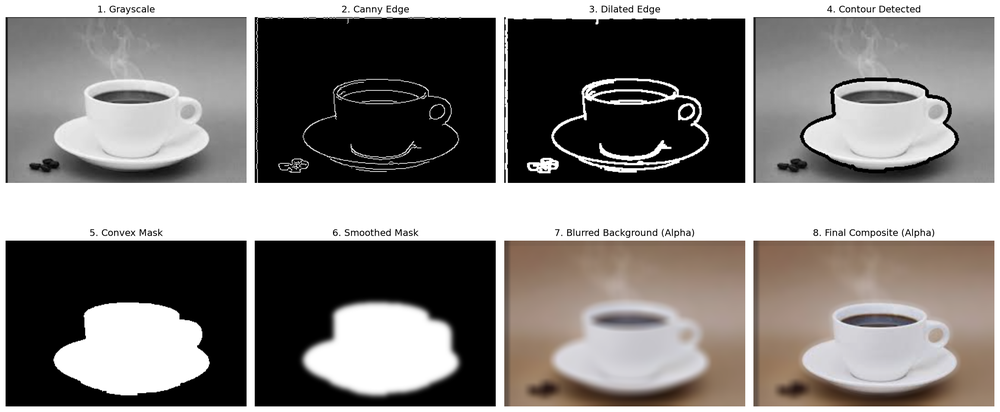
#> input picture example_process_img/pipeline_processing_steps.png, 1000 x 412 px, shrunk from 2685 x 1106 before the run
$ python -i focuser.py   (imports and definitions only)
#> lines starting #> are read from the running program, lines starting #| are printed output that depends on the picture; after the words box and inside, x2 and y2 are one past the last pixel; in counts of white or black regions, pixels touching at a corner belong together
import cv2
import numpy as np
import os
from typing import Tuple, Dict, Any, Union

class CafeFocuser:
    """
    OpenCV-based image out-focusing processor.
    Extracts the main foreground object (specifically for cafe food/drinks)
    using edge detection and contour analysis, then blurs the background.
    """
    def __init__(
        self,
        canny_low: int = 40,
        canny_high: int = 150,
        dilate_iter: int = 1,
        erode_iter: int = 1,
        mask_dilate_iter: int = 10,
        mask_erode_iter: int = 10,
        mask_blur_size: Tuple[int, int] = (21, 21),
        bg_blur_size: Tuple[int, int] = (13, 13),
        mask_color: Tuple[float, float, float] = (1.0, 1.0, 1.0)
    ):
        self.canny_low = canny_low
        self.canny_high = canny_high
        self.dilate_iter = dilate_iter
        self.erode_iter = erode_iter
        self.mask_dilate_iter = mask_dilate_iter
        self.mask_erode_iter = mask_erode_iter
        self.mask_blur_size = mask_blur_size
        self.bg_blur_size = bg_blur_size
        self.mask_color = mask_color

    def detect_edges(self, gray_img: np.ndarray) -> Tuple[np.ndarray, Dict[str, np.ndarray]]:
        """Applies Canny edge detection, dilation, and erosion."""
        steps = {}

        # 1. Edge detection
        edges = cv2.Canny(gray_img, self.canny_low, self.canny_high)
        steps['canny_edge'] = edges.copy()

        # 2. Dilation
        if self.dilate_iter > 0:
            edges = cv2.dilate(edges, None, iterations=self.dilate_iter)
            steps['canny_dilate'] = edges.copy()

        # 3. Erosion
        if self.erode_iter > 0:
            edges = cv2.erode(edges, None, iterations=self.erode_iter)
            steps['canny_erode'] = edges.copy()

        return edges, steps

    def find_largest_contour(self, edges: np.ndarray) -> np.ndarray:
        """Finds all external contours and returns the largest one by area."""
        contours, _ = cv2.findContours(edges, cv2.RETR_EXTERNAL, cv2.CHAIN_APPROX_NONE)
        if not contours:
            raise ValueError("No contours found in the image. Try adjusting Canny thresholds.")

        contour_info = []
        for c in contours:
            contour_info.append((c, cv2.contourArea(c)))

        # Sort by area in descending order
        contour_info = sorted(contour_info, key=lambda x: x[1], reverse=True)
        return contour_info[0][0]

    def create_and_smooth_mask(
        self,
        image_shape: Tuple[int, ...],
        contour: np.ndarray
    ) -> Tuple[np.ndarray, Dict[str, np.ndarray]]:
        """Creates a binary mask of the contour and applies smoothing/blurring."""
        steps = {}

        # 1. Create empty mask and fill the polygon
        mask = np.zeros(image_shape[:2], dtype=np.uint8)
        cv2.fillConvexPoly(mask, contour, 255)
        steps['fill_mask'] = mask.copy()

        # 2. Dilation
        if self.mask_dilate_iter > 0:
            mask = cv2.dilate(mask, None, iterations=self.mask_dilate_iter)
            steps['mask_dilate'] = mask.copy()

        # 3. Erosion
        if self.mask_erode_iter > 0:
            mask = cv2.erode(mask, None, iterations=self.mask_erode_iter)
            steps['mask_erode'] = mask.copy()

        # 4. Gaussian Blur to soften edges
        if self.mask_blur_size[0] > 0 and self.mask_blur_size[1] > 0:
            mask = cv2.GaussianBlur(mask, self.mask_blur_size, 0)
            steps['mask_gaussian'] = mask.copy()

        return mask, steps

    def blend_legacy(
        self,
        img: np.ndarray,
        mask: np.ndarray
    ) -> Tuple[np.ndarray, np.ndarray, np.ndarray, Dict[str, np.ndarray]]:
        """
        Original blend logic using BGR image and mask:
        - Extracts object (background set to MASK_COLOR).
        - Extracts background (object set to MASK_COLOR).
        - Blurs the background image.
        - Blends them using bitwise_and.
        """
        steps = {}
        mask_stack = np.dstack([mask] * 3).astype('float32') / 255.0
        img_float = img.astype('float32') / 255.0

        # Object extraction
        masked = (mask_stack * img_float) + ((1 - mask_stack) * self.mask_color)
        masked = (masked * 255).astype('uint8')
        steps['only_coffee'] = masked.copy()

        # Background extraction
        back_masked = ((1 - mask_stack) * img_float) + (mask_stack * self.mask_color)
        back_masked = (back_masked * 255).astype('uint8')
        steps['background'] = back_masked.copy()

        # Blur background
        img_blur = cv2.blur(back_masked, self.bg_blur_size)
        steps['img_blur'] = img_blur.copy()

        # Composite via bitwise AND
        mixed = cv2.bitwise_and(img_blur, masked)

        return mixed, masked, img_blur, steps

    def blend_alpha(
        self,
        img: np.ndarray,
        mask: np.ndarray
    ) -> Tuple[np.ndarray, np.ndarray, Dict[str, np.ndarray]]:
        """
        Improved blend logic using direct Alpha Blending:
        - Blurs the entire original image.
        - Blends original image (foreground) and blurred image (background)
          using the smoothed mask as the alpha channel.
        This avoids hard edge artifacts and color bleeding from bitwise_and.
        """
        steps = {}
        # Normalize mask to 0.0 - 1.0
        alpha = np.dstack([mask] * 3).astype('float32') / 255.0

        # Blur the entire original image
        blurred_bg = cv2.blur(img, self.bg_blur_size)
        steps['img_blur'] = blurred_bg.copy()

        # Alpha blend: output = alpha * foreground + (1 - alpha) * background
        img_float = img.astype('float32')
        bg_float = blurred_bg.astype('float32')

        mixed = (alpha * img_float) + ((1 - alpha) * bg_float)
        mixed = np.clip(mixed, 0, 255).astype('uint8')

        # For compatibility/informational steps
        steps['only_coffee'] = (alpha * img_float + (1 - alpha) * 255.0).astype('uint8')

        return mixed, blurred_bg, steps

    def process(
        self,
        image_input: Union[str, np.ndarray],
        use_alpha_blend: bool = True,
        save_steps: bool = False,
        output_dir: str = 'steps'
    ) -> Tuple[np.ndarray, Dict[str, np.ndarray]]:
        """
        Executes the full focusing pipeline.

        Args:
            image_input: Path to the image file, or pre-loaded BGR image numpy array.
            use_alpha_blend: If True, uses the new natural alpha blending.
                             If False, uses the legacy bitwise_and method.
            save_steps: If True, saves all intermediate images to output_dir.
            output_dir: Directory path where intermediate steps will be saved.

        Returns:
            A tuple of (final_mixed_image, dict_of_all_steps_images)
        """
#> called with use_alpha_blend = True, save_steps = False, output_dir = 'steps'
        # Load image
        if isinstance(image_input, str):
            img = cv2.imread(image_input)
#> img is the input picture: shape (412, 1000, 3); mean B, G, R 126.6, 128.8, 132.3
            if img is None:
                raise FileNotFoundError(f"Could not read image from path: {image_input}")
        else:
            img = image_input.copy()

        all_steps = {'original': img.copy()}

        # Gray scale
        gray = cv2.cvtColor(img, cv2.COLOR_BGR2GRAY)
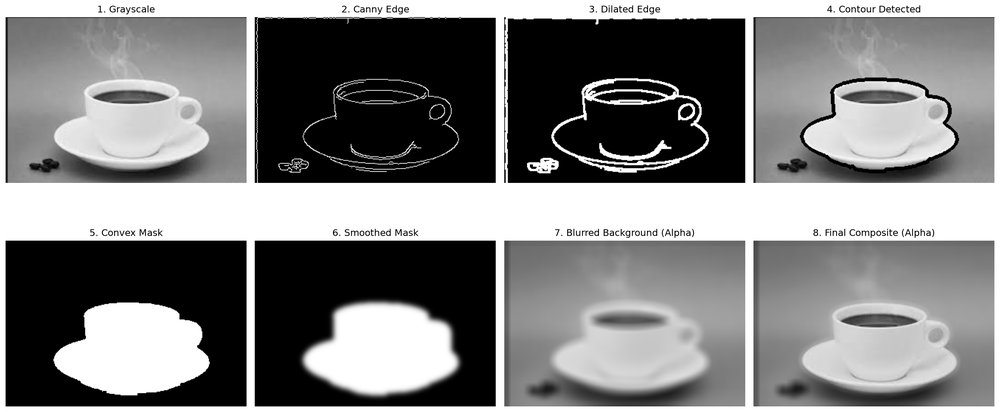
#> gray: shape (412, 1000); min 0, max 255, mean 129.6
        all_steps['gray'] = gray.copy()

        # Edge Detection
        edges, edge_steps = self.detect_edges(gray)
#> in detect_edges, `edges = cv2.Canny(gray_img, self.canny_low, self.canny_high)`:
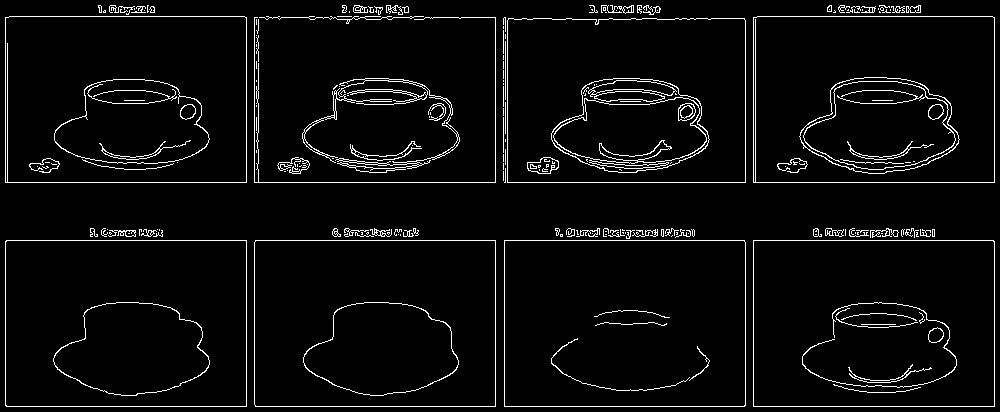
#> edges: shape (412, 1000); 4.5% white in thin lines or dots
#> in detect_edges, `edges = cv2.dilate(edges, None, iterations=self.dilate_iter)`:
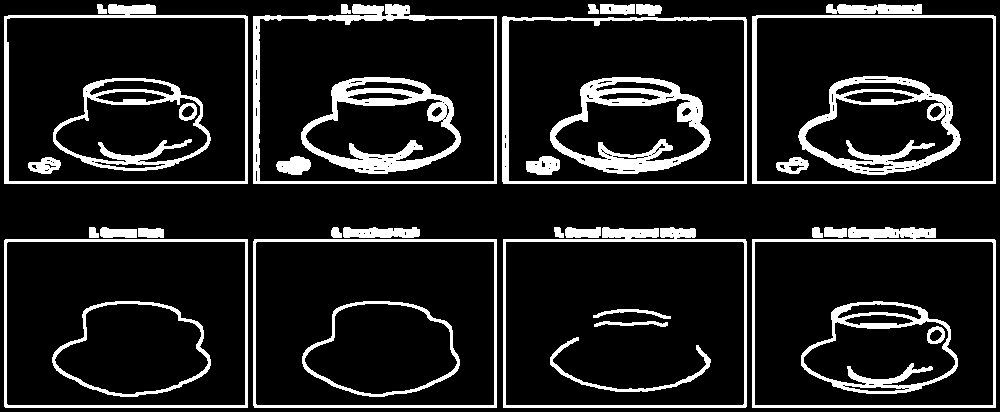
#> edges: shape (412, 1000); 13.3% white; 39 white regions, largest, box (x1, y1, x2, y2) and area: (550, 77, 711, 174) 5004, (301, 77, 461, 174) 4690, (798, 76, 961, 175) 4450
#> in detect_edges, `edges = cv2.erode(edges, None, iterations=self.erode_iter)`:
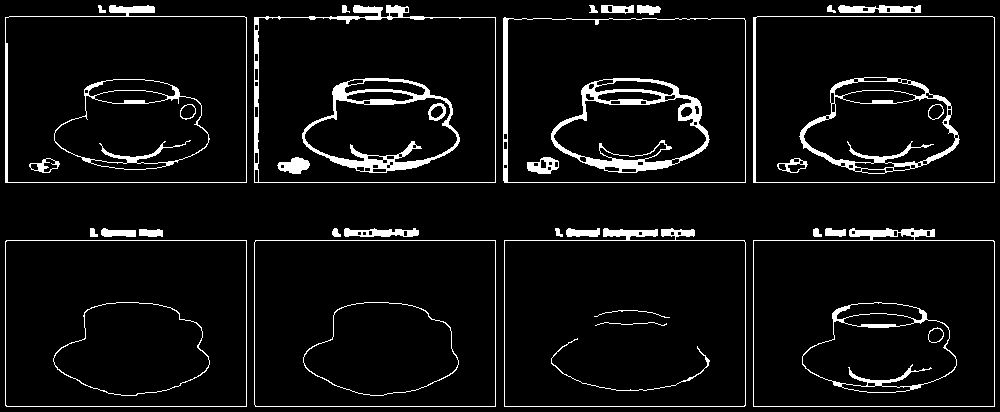
#> edges: shape (412, 1000); 6.3% white; 42 white regions
#> edge_steps = 3 items
        all_steps.update(edge_steps)

        # Find Contour
        max_contour = self.find_largest_contour(edges)
#> in find_largest_contour, `contours, _ = cv2.findContours(edges, cv2.RETR_EXTERNAL, cv2.CHAIN_APP..`: contours = 24 contours; largest, box (x1, y1, x2, y2) and area: (753, 228, 995, 407) 40704, (504, 228, 746, 407) 40528, (5, 5, 247, 183) 40274, (254, 5, 496, 183) 40196, (5, 240, 247, 407) 40005
#> the loop in find_largest_contour, `for c in contours:` made 24 passes
#> after the loop in find_largest_contour, `for c in contours:`: contour_info = 24 items
#> max_contour = contour of 917 points, box (x1, y1, x2, y2) (753, 228, 995, 407), area 40704

        # Draw contour step
        img_draw_contour = cv2.drawContours(gray.copy(), [max_contour], -1, (0, 255, 0), 3)
        all_steps['img_draw_contour'] = img_draw_contour

        # Create and smooth mask
        mask, mask_steps = self.create_and_smooth_mask(img.shape, max_contour)
#> in create_and_smooth_mask, `cv2.fillConvexPoly(mask, contour, 255)`: mask: shape (412, 1000); 10% white; 1 white region, box (x1, y1, x2, y2) and area: (753, 228, 995, 407) 41111
#> in create_and_smooth_mask, `mask = cv2.dilate(mask, None, iterations=self.mask_dilate_iter)`: mask: shape (412, 1000); 11.6% white; 1 white region, box (x1, y1, x2, y2) and area: (743, 218, 1000, 412) 47997
#> in create_and_smooth_mask, `mask = cv2.erode(mask, None, iterations=self.mask_erode_iter)`:
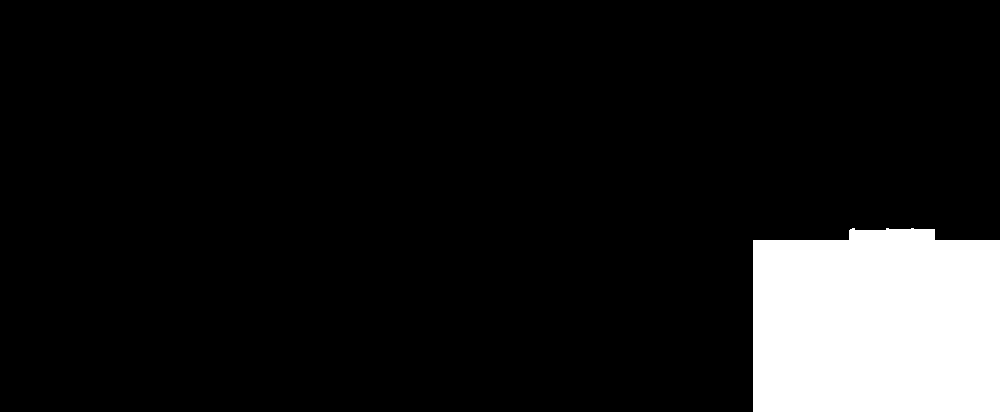
#> mask: shape (412, 1000); 10.5% white; 1 white region, box (x1, y1, x2, y2) and area: (753, 228, 1000, 412) 43407
#> mask_steps = 4 items
        all_steps.update(mask_steps)

        # Blend
        if use_alpha_blend:
            mixed, blurred_bg, blend_steps = self.blend_alpha(img, mask)
#> in blend_alpha, `blurred_bg = cv2.blur(img, self.bg_blur_size)`:
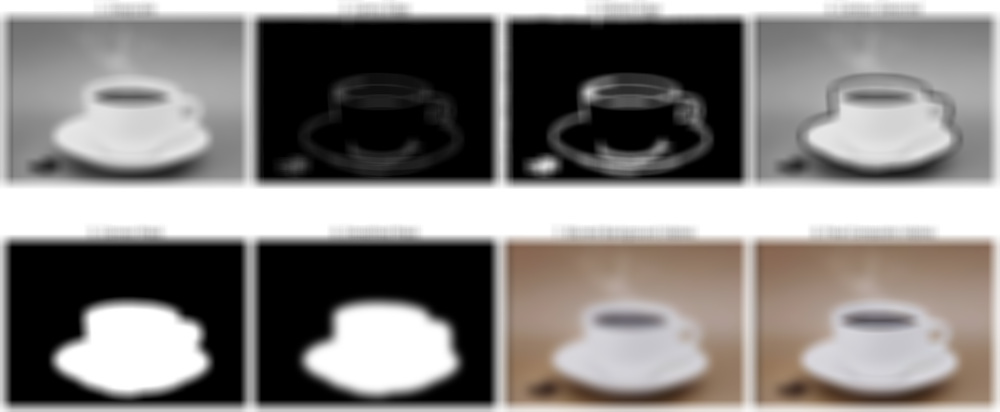
#> blurred_bg: shape (412, 1000, 3); mean B, G, R 126.5, 128.7, 132.2
#> in blend_alpha, `mixed = (alpha * img_float) + ((1 - alpha) * bg_float)`:
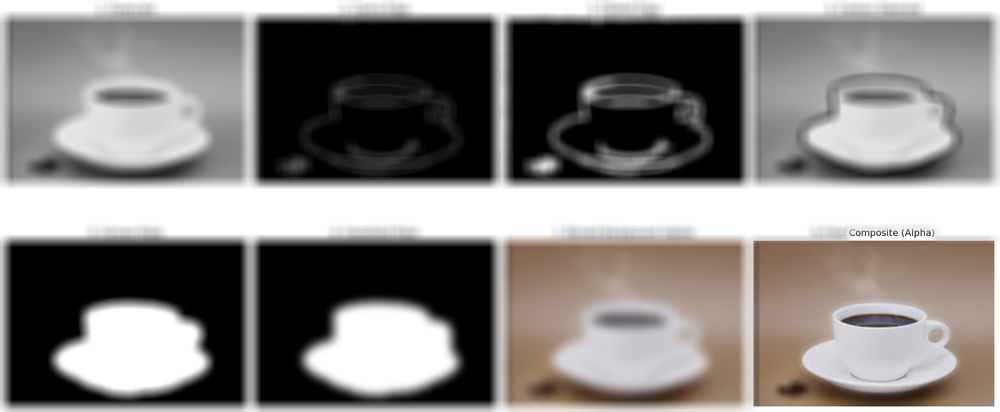
#> mixed: shape (412, 1000, 3) float32; mean of channels 0, 1, 2 126.5, 128.8, 132.3; drawn as B, G, R
#> blend_steps = 2 items
            all_steps.update(blend_steps)
        else:
            mixed, masked, blurred_bg, blend_steps = self.blend_legacy(img, mask)
            all_steps.update(blend_steps)

        all_steps['mixed'] = mixed

        # Save steps if requested
        if save_steps:
            os.makedirs(output_dir, exist_ok=True)
            for step_name, step_img in all_steps.items():
                out_path = os.path.join(output_dir, f"{step_name}.png")
                cv2.imwrite(out_path, step_img)

        return mixed, all_steps

>>> result = CafeFocuser().process('example_process_img/pipeline_processing_steps.png')
